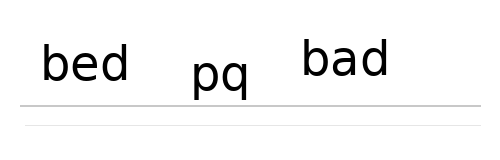
#> input picture demo_handwriting.png, 500 x 160 px, found by its file name
$ python 'run demo.py'
#> lines starting #> are read from the running program, lines starting #| are printed output that depends on the picture; after the words box and inside, x2 and y2 are one past the last pixel; in counts of white or black regions, pixels touching at a corner belong together
### src/preprocessing.py
from pathlib import Path
from PIL import Image, ImageOps, ImageFilter


def preprocess_image(image_path: str, height: int = 128) -> Image.Image:
    """Load, grayscale, denoise, binarize, and height-normalize a handwriting image."""
#> called with height = 128
    img = Image.open(image_path).convert("L")
    img = img.filter(ImageFilter.MedianFilter(size=3))
    img = ImageOps.autocontrast(img)
    width = max(1, int(img.width * (height / img.height)))
#> width = 400
    img = img.resize((width, height))
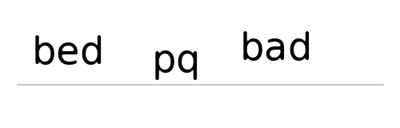
#> img: PIL image 400x128 L; min 0, max 255, mean 245.2
    img = img.point(lambda p: 255 if p > 160 else 0)
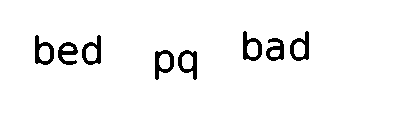
#> img: PIL image 400x128 L; 96% white; 8 black regions, largest, box (x1, y1, x2, y2) and area: (243, 31, 262, 61) 267, (35, 35, 54, 65) 267, (155, 50, 174, 80) 267
    return img


# [4 lines left out: function save_processed, not called in this run]

### src/feature_extraction.py
import numpy as np
from PIL import Image


def extract_demo_features(img: Image.Image) -> dict:
    """Extract lightweight proxy features for demo execution.

    These are not clinical features. They approximate APO fields so that the
    pipeline can run without restricted data or trained checkpoints.
    """
    arr = np.array(img.convert("L"))
    ink = arr < 128
    cols = ink.sum(axis=0)
#> cols = 400 values, max 29 at index 36, min 0 at index 0, mean 5.13
    rows = ink.sum(axis=1)
#> rows = 128 values, max 94 at index 53, min 0 at index 0, mean 16.04
    density = float(ink.mean())
#> density = 0.0401
    crowding = float(np.clip(cols.std() / (cols.mean() + 1e-6) / 5, 0, 1))
#> crowding = 0.308
    tilt_variance = float(np.clip(rows.std() / (rows.mean() + 1e-6) / 10, 0, 1))
#> tilt_variance = 0.167
    stas = float(np.clip((density * 2 + crowding) / 3, 0, 1))
#> stas = 0.129
    gri = int(crowding > 0.45)
#> gri = 0
    return {"STAS": stas, "LTVC": tilt_variance, "SCI": crowding, "GRI": gri}

### src/vision_agent.py
from .preprocessing import preprocess_image
from .feature_extraction import extract_demo_features


def run_vision_diagnostic_agent(state: dict) -> dict:
    """Demo Vision Diagnostic Agent."""
    img = preprocess_image(state["input_image"])
    features = extract_demo_features(img)
#> features = {'STAS': 0.129, 'LTVC': 0.167, 'SCI': 0.308, 'GRI': 0}
    error_category = "Spatial" if features["SCI"] > 0.35 else "Kinematic" if features["STAS"] > 0.30 else "Orthographic"
#> error_category = 'Orthographic'
    confidence = 0.86
    state["preprocessed_image_available"] = True
    state["transcription"] = state.get("transcription", "demo handwriting")
    state["diagnostic_payload"] = {
        **features,
        "error_category": error_category,
        "confidence": confidence,
    }
    state["detected_errors"] = []
    if features["GRI"]:
        state["detected_errors"].append("possible b/d or p/q reversal pattern")
    if features["SCI"] > 0.35:
        state["detected_errors"].append("letter crowding")
    if features["LTVC"] > 0.25:
        state["detected_errors"].append("tilt variance")
    return state

### src/orchestrator.py
from datetime import datetime
from .vision_agent import run_vision_diagnostic_agent
from .strategist_agent import run_pedagogical_strategist
from .scaffolder_agent import run_content_scaffolder


def run_apo_pipeline(image_path: str) -> dict:
    """Run the demo APO pipeline on one image."""
    state = {
        "input_image": image_path,
        "session_history": [],
    }
    state = run_vision_diagnostic_agent(state)
#> state = 6 items
    if state["diagnostic_payload"]["confidence"] < 0.80:
        state = run_vision_diagnostic_agent(state)
    state = run_pedagogical_strategist(state)
    state = run_content_scaffolder(state)
    state["session_history"].append({
        "timestamp": datetime.utcnow().isoformat() + "Z",
        "diagnostic_payload": state["diagnostic_payload"],
        "pedagogical_path": state["pedagogical_path"],
    })
    return state

### src/strategist_agent.py

def run_pedagogical_strategist(state: dict) -> dict:
    """Select an intervention route based on the diagnostic payload."""
    payload = state["diagnostic_payload"]
#> payload = {'STAS': 0.129, 'LTVC': 0.167, 'SCI': 0.308, 'GRI': 0, 'error_category': 'Orthographic', 'confidence': 0.86}
    error_count = len(state.get("detected_errors", []))
#> error_count = 0
    frustration = min(1.0, error_count / 4)
#> frustration = 0
    tier = 1 if frustration > 0.65 else 2 if error_count >= 1 else 3
#> tier = 3

    category = payload.get("error_category", "Orthographic")
#> category = 'Orthographic'
#> in run_apo_pipeline, `state = run_pedagogical_strategist(state)`: state = 9 items
    if category == "Spatial":
        path = ["baseline_grid", "spacing_practice", "guided_copying"]
    elif category == "Kinematic":
        path = ["stroke_direction_arrows", "tracing_overlay", "slow_motion_demo"]
    else:
        path = ["sound_symbol_mapping", "bed_mnemonic", "multisensory_letter_practice"]

    state["learner_frustration_lvl"] = frustration
    state["current_scaffolding_tier"] = tier
    state["pedagogical_path"] = path
    return state

### src/scaffolder_agent.py

def run_content_scaffolder(state: dict) -> dict:
    """Create a structured multimodal scaffolding output."""
    tier = state.get("current_scaffolding_tier", 2)
#> tier = 3
    path = state.get("pedagogical_path", [])
#> path = ['sound_symbol_mapping', 'bed_mnemonic', 'multisensory_letter_practice']
    instruction = (
        "Trace the letter slowly using the guide, then try once independently."
        if tier == 1 else
        "Use the visual guide, then write the word again with careful spacing."
        if tier == 2 else
        "Write the word independently and check your spacing and letter direction."
    )
    state["scaffolding_output"] = {
        "primary_instruction": instruction,
        "visual_scaffold_spec": {
            "type": "svg_overlay",
            "elements": path,
            "opacity": 0.75 if tier == 1 else 0.45 if tier == 2 else 0.20,
        },
        "verbal_script": "Good effort. Let us use a helpful strategy and try the next attempt calmly.",
    }
    return state

### src/utils.py
import json
from pathlib import Path


def write_json(data: dict, path: str) -> None:
    Path(path).parent.mkdir(parents=True, exist_ok=True)
    with open(path, "w", encoding="utf-8") as f:
        json.dump(data, f, indent=2)

### run demo.py
from pathlib import Path
import sys

ROOT = Path(__file__).resolve().parents[1]
sys.path.insert(0, str(ROOT))

from src.orchestrator import run_apo_pipeline
from src.utils import write_json


def main():
    image_path = ROOT / "data" / "sample_images" / "demo_handwriting.png"
    output_path = ROOT / "results" / "sample_output.json"
    result = run_apo_pipeline(str(image_path))
#> in run_apo_pipeline, `state = run_content_scaffolder(state)`: state = 10 items
#> result = 10 items
    write_json(result, str(output_path))
    print("APO demo completed successfully.")
    print(f"Output saved to {output_path}")


if __name__ == "__main__":
    main()
